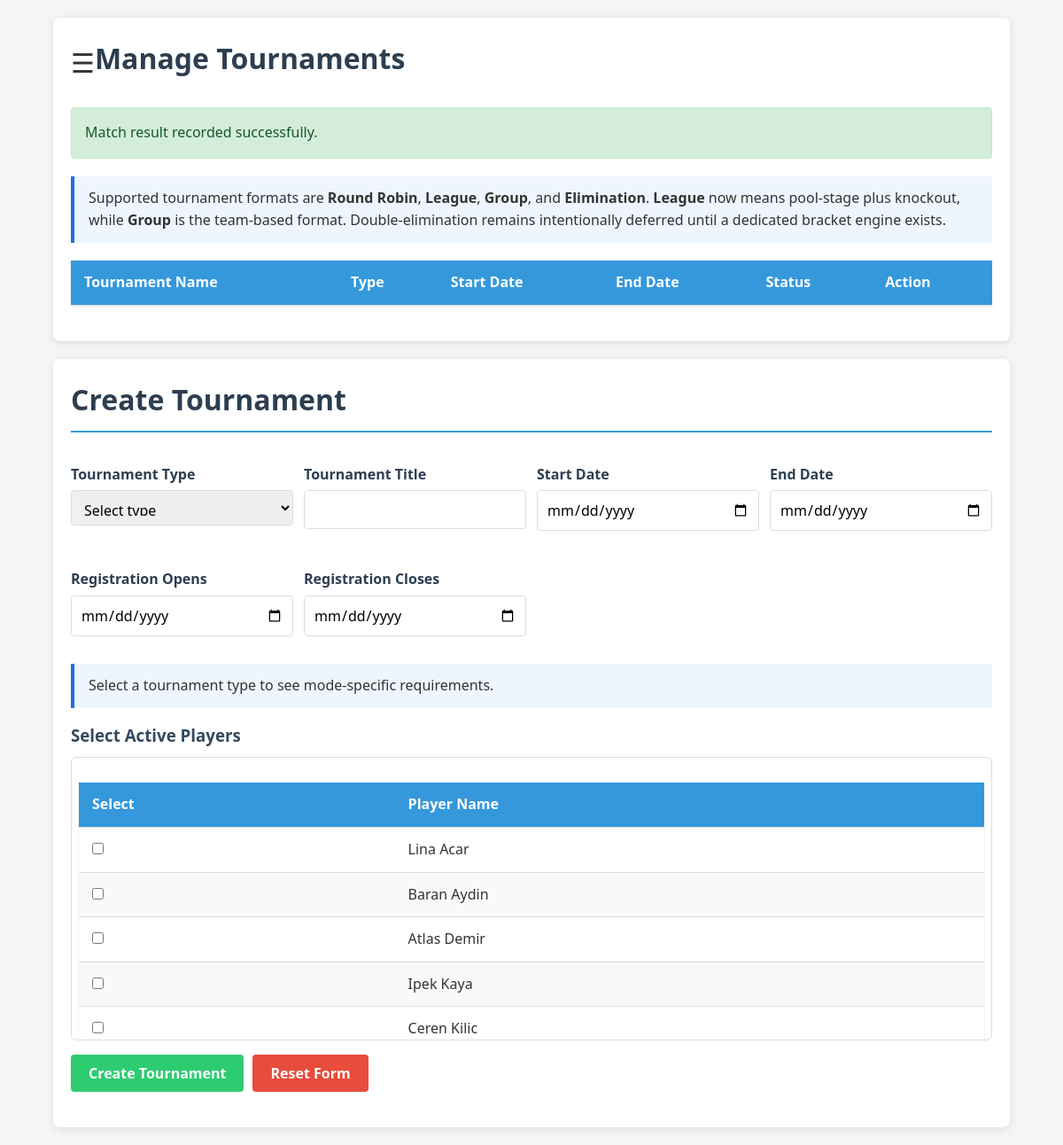
Page /pages/admin/manage_tournaments.php (signed in) on the committed database.
### tables this page shows
CREATE TABLE `players` (
  `plr_idNum` int(11) NOT NULL AUTO_INCREMENT,
  `plr_name` varchar(50) DEFAULT NULL,
  `plr_surname` varchar(50) DEFAULT NULL,
  `plr_creationDate` datetime DEFAULT current_timestamp(),
  `plr_app` int(11) DEFAULT NULL,
  `plr_address` text DEFAULT NULL,
  `plr_dob` date DEFAULT NULL,
  `plr_mother` varchar(50) DEFAULT NULL,
  `plr_father` varchar(50) DEFAULT NULL,
  `plr_pob` varchar(100) DEFAULT NULL,
  `plr_phone` varchar(20) DEFAULT NULL,
  `plr_username` varchar(50) DEFAULT NULL,
  `user_id` int(11) DEFAULT NULL,
  PRIMARY KEY (`plr_idNum`),
  UNIQUE KEY `players_user_unique` (`user_id`),
  KEY `idx_players_app` (`plr_app`),
  CONSTRAINT `fk_players_app` FOREIGN KEY (`plr_app`) REFERENCES `applications` (`app_id`) ON DELETE SET NULL,
  CONSTRAINT `fk_players_user` FOREIGN KEY (`user_id`) REFERENCES `users` (`user_id`) ON DELETE SET NULL
);

### pages/admin/manage_tournaments.php (the view, shortened to what this page needs)
<?php
require_once '../../services/dbConnection.php';
$playerStmt = $conn->prepare('SELECT plr_idNum, plr_name, plr_surname FROM players ORDER BY plr_surname, plr_name');
$playerStmt->execute();
$players = $playerStmt->get_result()->fetch_all(MYSQLI_ASSOC);
?>
<!DOCTYPE html>
<html lang="en">
<head>
    <link href="../../css/admin_style.css" rel="stylesheet">
</head>
<body>
    <div class="container">
        <div class="header-actions">
            <span style="font-size:30px;cursor:pointer" onclick="openNav()">&#9776;</span>
            <h1>Manage Tournaments</h1>
        </div>
        <?php if (isset($_SESSION['success'])): ?>
            <div class="success-message">
                <?php
                echo $_SESSION['success'];
                ?>
            </div>
        <?php endif; ?>
        <div class="callout">
            Supported tournament formats are <strong>Round Robin</strong>, <strong>League</strong>, <strong>Group</strong>, and <strong>Elimination</strong>.
            <strong>League</strong> now means pool-stage plus knockout, while <strong>Group</strong> is the team-based format.
            Double-elimination remains intentionally deferred until a dedicated bracket engine exists.
        </div>
        <div class="table-container">
            <table class="tournaments-table">
                <thead>
                    <tr>
                        <th>Tournament Name</th>
                        <th>Type</th>
                        <th>Start Date</th>
                        <th>End Date</th>
                        <th>Status</th>
                        <th>Action</th>
                    </tr>
                </thead>
            </table>
        </div>
    </div>
    <div class="container">
        <h1>Create Tournament</h1>
        <form action="../../services/create_tournament.php" method="post" id="tournamentForm" class="tournament-form">
            <div class="inline-grid">
                <div class="form-group">
                    <label for="tournamentType">Tournament Type</label>
                    <select name="tour_type" id="tournamentType" required>
                        <option value="">Select type</option>
                    </select>
                </div>
                <div class="form-group">
                    <label for="tour_title">Tournament Title</label>
                    <input type="text" name="tour_title" id="tour_title" required>
                </div>
                <div class="form-group">
                    <label for="tour_startDate">Start Date</label>
                    <input type="date" name="tour_startDate" id="tour_startDate" required>
                </div>
                <div class="form-group">
                    <label for="tour_endDate">End Date</label>
                    <input type="date" name="tour_endDate" id="tour_endDate" required>
                </div>
                <div class="form-group">
                    <label for="registration_open_at">Registration Opens</label>
                    <input type="date" name="registration_open_at" id="registration_open_at">
                </div>
                <div class="form-group">
                    <label for="registration_close_at">Registration Closes</label>
                    <input type="date" name="registration_close_at" id="registration_close_at">
                </div>
            </div>
            <div class="callout" id="typeHint">
            </div>
            <h3>Select Active Players</h3>
            <div class="player-picker">
                <table class="players-table">
                    <thead>
                        <tr>
                            <th>Select</th>
                            <th>Player Name</th>
                        </tr>
                    </thead>
                    <tbody>
                        <?php foreach ($players as $player): ?>
                            <tr>
                                <td><input type="checkbox" name="selectedPlayers[]" value="<?php echo (int) $player['plr_idNum']; ?>"></td>
                                <td><?php echo htmlspecialchars(trim($player['plr_name'] . ' ' . $player['plr_surname'])); ?></td>
                            </tr>
                        <?php endforeach; ?>
                    </tbody>
                </table>
            </div>
            <div class="form-buttons" style="margin-top:16px;">
                <input type="submit" value="Create Tournament" class="submit-btn">
                <input type="reset" value="Reset Form" class="reset-btn">
            </div>
        </form>
    </div>
</body>
</html>

### css/admin_style.css (style rules this page uses)
* { box-sizing: border-box; margin: 0; padding: 0; font-family: 'Segoe UI', Tahoma, Geneva, Verdana, sans-serif; }
body { background-color: #f5f5f5; color: #333; line-height: 1.6; }
.container { width: 90%; max-width: 1200px; margin: 20px auto; padding: 20px; background-color: #fff; border-radius: 8px; box-shadow: 0 2px 10px rgba(0, 0, 0, 0.1); }
h1 { color: #2c3e50; margin-bottom: 20px; padding-bottom: 10px; border-bottom: 2px solid #3498db; }
h3 { color: #34495e; margin: 15px 0 10px; }
table { width: 100%; border-collapse: collapse; margin: 20px 0; background-color: #fff; box-shadow: 0 1px 3px rgba(0, 0, 0, 0.1); }
th, td { padding: 12px 15px; text-align: left; border-bottom: 1px solid #ddd; }
th { background-color: #3498db; color: white; font-weight: 600; }
tr:nth-child(even) { background-color: #f9f9f9; }
form { margin: 20px 0; }
label { display: block; margin: 15px 0 5px; font-weight: 600; color: #2c3e50; }
input[type="text"], input[type="date"], input[type="number"], input[type="email"], input[type="password"], select, textarea { width: 100%; padding: 10px; margin-bottom: 15px; border: 1px solid #ddd; border-radius: 4px; font-size: 16px; }
input[type="checkbox"], input[type="radio"] { margin-right: 10px; }
select { height: 40px; }
.form-buttons { margin-top: 20px; display: flex; gap: 10px; }
.submit-btn, .reset-btn, .action-btn, .edit-btn, .details-btn, .back-btn, .cancel-btn { padding: 10px 20px; border: none; border-radius: 4px; cursor: pointer; font-size: 16px; font-weight: 600; transition: all 0.3s ease; }
.submit-btn { background-color: #2ecc71; color: white; }
.reset-btn, .cancel-btn { background-color: #e74c3c; color: white; }
.success-message, .error-message { padding: 15px; margin: 20px 0; border-radius: 4px; }
.success-message { background-color: #d4edda; color: #155724; border: 1px solid #c3e6cb; }
.header-actions { display: flex; justify-content: space-between; align-items: center; margin-bottom: 20px; }
.header-actions h1 { margin-bottom: 0; border-bottom: none; flex: 1; }
.matches-table th, .standings-table th, .players-table th { background-color: #3498db; }

### pages/admin/manage_tournaments.php (style rules this page uses)
.inline-grid { display: grid; gap: 12px; grid-template-columns: repeat(auto-fit, minmax(220px, 1fr)); }
.callout { margin: 16px 0; padding: 12px 16px; border-left: 4px solid #1f6feb; background: #eef5ff; }
.player-picker { max-height: 320px; overflow: auto; border: 1px solid #ddd; border-radius: 6px; padding: 8px; }

### rows in the picture
players: plr_name+plr_surname "Lina Acar"
players: plr_name+plr_surname "Baran Aydin"
players: plr_name+plr_surname "Atlas Demir"
players: plr_name+plr_surname "Ipek Kaya"
players: plr_name+plr_surname "Ceren Kilic"

### other values in the picture
$_SESSION['success'] "Match result recorded successfully."
